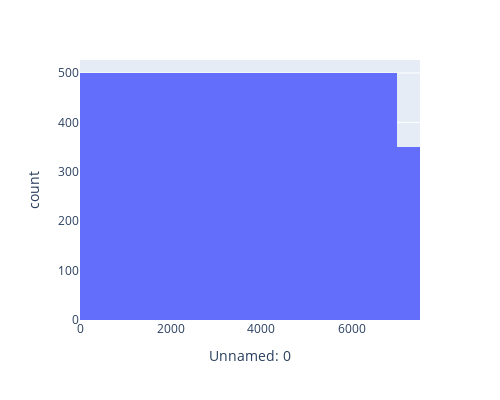
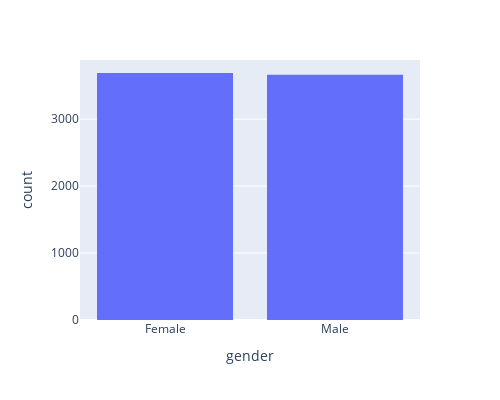
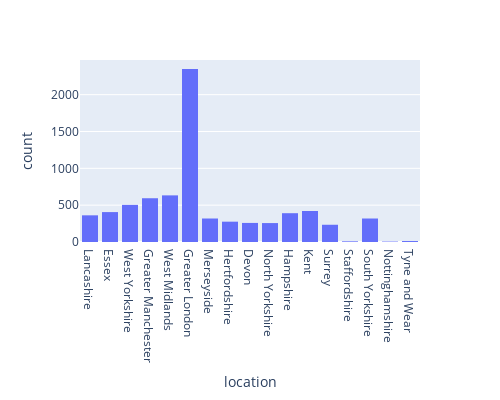
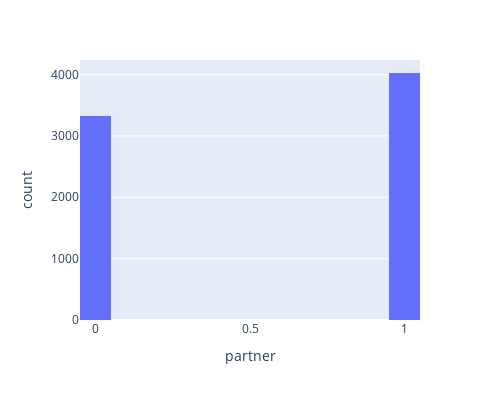

The notebook cell saved with these charts, in order:
### Markdown cell above
## Data Distribution using Histogram

### Code cell
def count_plot(df):
  for col in df.columns:
    fig = px.histogram(df, col, nbins=20, width=500, height=400)
    fig.show()
count_plot(eda_df)

### Figure 1 — Plotly figure (JSON) as saved in the notebook; plotly's stock layout.template omitted (floating-point values rounded to 4 significant figures; data arrays with more than 128 entries replaced by an {"elided": "..."} marker saying what was removed)
{"data": [{"alignmentgroup": "True", "bingroup": "x", "hovertemplate": "Unnamed: 0=%{x}<br>count=%{y}<extra></extra>", "legendgroup": "", "marker": {"color": "#636efa", "pattern": {"shape": ""}}, "name": "", "nbinsx": 20, "offsetgroup": "", "orientation": "v", "showlegend": false, "type": "histogram", "x": {"elided": "7350 int values"}, "xaxis": "x", "yaxis": "y"}], "layout": {"barmode": "relative", "height": 400, "legend": {"tracegroupgap": 0}, "margin": {"t": 60}, "width": 500, "xaxis": {"anchor": "y", "domain": [0, 1], "title": {"text": "Unnamed: 0"}}, "yaxis": {"anchor": "x", "domain": [0, 1], "title": {"text": "count"}}}}

### Figure 2 — Plotly figure (JSON) as saved in the notebook; plotly's stock layout.template omitted (floating-point values rounded to 4 significant figures; data arrays with more than 128 entries replaced by an {"elided": "..."} marker saying what was removed)
{"data": [{"alignmentgroup": "True", "bingroup": "x", "hovertemplate": "gender=%{x}<br>count=%{y}<extra></extra>", "legendgroup": "", "marker": {"color": "#636efa", "pattern": {"shape": ""}}, "name": "", "nbinsx": 20, "offsetgroup": "", "orientation": "v", "showlegend": false, "type": "histogram", "x": {"elided": "7350 str values"}, "xaxis": "x", "yaxis": "y"}], "layout": {"barmode": "relative", "height": 400, "legend": {"tracegroupgap": 0}, "margin": {"t": 60}, "width": 500, "xaxis": {"anchor": "y", "domain": [0, 1], "title": {"text": "gender"}}, "yaxis": {"anchor": "x", "domain": [0, 1], "title": {"text": "count"}}}}

### Figure 3 — Plotly figure (JSON) as saved in the notebook; plotly's stock layout.template omitted (floating-point values rounded to 4 significant figures; data arrays with more than 128 entries replaced by an {"elided": "..."} marker saying what was removed)
{"data": [{"alignmentgroup": "True", "bingroup": "x", "hovertemplate": "location=%{x}<br>count=%{y}<extra></extra>", "legendgroup": "", "marker": {"color": "#636efa", "pattern": {"shape": ""}}, "name": "", "nbinsx": 20, "offsetgroup": "", "orientation": "v", "showlegend": false, "type": "histogram", "x": {"elided": "7350 str values"}, "xaxis": "x", "yaxis": "y"}], "layout": {"barmode": "relative", "height": 400, "legend": {"tracegroupgap": 0}, "margin": {"t": 60}, "width": 500, "xaxis": {"anchor": "y", "domain": [0, 1], "title": {"text": "location"}}, "yaxis": {"anchor": "x", "domain": [0, 1], "title": {"text": "count"}}}}

### Figure 4 — Plotly figure (JSON) as saved in the notebook; plotly's stock layout.template omitted (floating-point values rounded to 4 significant figures; data arrays with more than 128 entries replaced by an {"elided": "..."} marker saying what was removed)
{"data": [{"alignmentgroup": "True", "bingroup": "x", "hovertemplate": "partner=%{x}<br>count=%{y}<extra></extra>", "legendgroup": "", "marker": {"color": "#636efa", "pattern": {"shape": ""}}, "name": "", "nbinsx": 20, "offsetgroup": "", "orientation": "v", "showlegend": false, "type": "histogram", "x": {"elided": "7350 int values"}, "xaxis": "x", "yaxis": "y"}], "layout": {"barmode": "relative", "height": 400, "legend": {"tracegroupgap": 0}, "margin": {"t": 60}, "width": 500, "xaxis": {"anchor": "y", "domain": [0, 1], "title": {"text": "partner"}}, "yaxis": {"anchor": "x", "domain": [0, 1], "title": {"text": "count"}}}}
